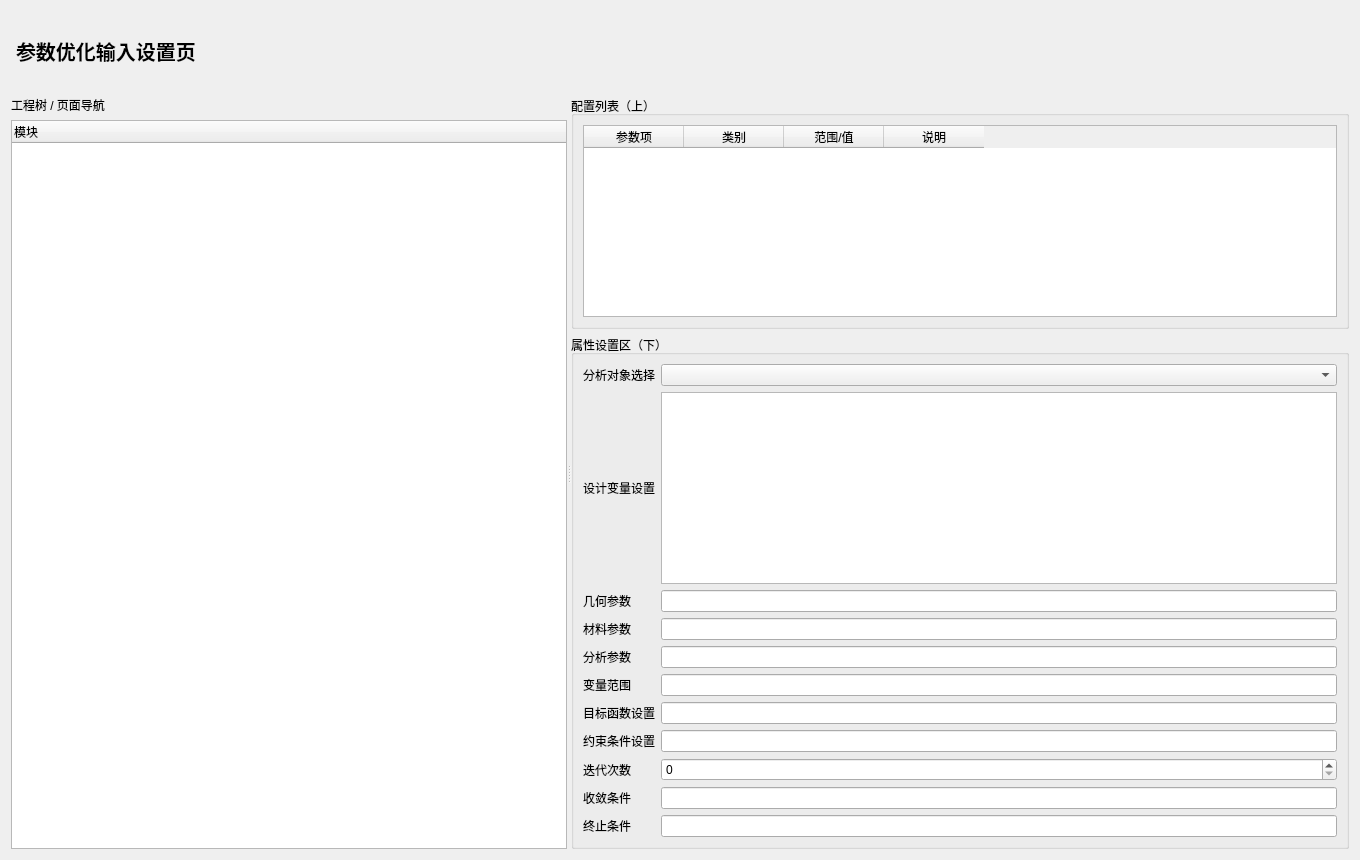
<?xml version="1.0" encoding="UTF-8"?>
<ui version="4.0">
 <class>ParameterOptimizationInputPage</class>
 <widget class="QWidget" name="ParameterOptimizationInputPage">
  <property name="geometry"><rect><x>0</x><y>0</y><width>1360</width><height>860</height></rect></property>
  <layout class="QVBoxLayout" name="rootLayout">
   <item><widget class="QLabel" name="titleLabel"><property name="styleSheet"><string notr="true">font-size:20px;font-weight:700;padding:6px 0;</string></property><property name="text"><string>参数优化输入设置页</string></property></widget></item>
   <item>
    <widget class="QSplitter" name="mainSplitter">
     <property name="orientation"><enum>Qt::Horizontal</enum></property>
     <widget class="QWidget" name="leftPanel">
      <layout class="QVBoxLayout" name="leftLayout">
       <item><widget class="QLabel" name="navTitle"><property name="text"><string>工程树 / 页面导航</string></property></widget></item>
       <item><widget class="QTreeWidget" name="navTree"><column><property name="text"><string>模块</string></property></column></widget></item>
      </layout>
     </widget>
     <widget class="QWidget" name="rightPanel">
      <layout class="QVBoxLayout" name="rightLayout">
       <item>
        <widget class="QGroupBox" name="listGroup"><property name="title"><string>配置列表（上）</string></property>
         <layout class="QVBoxLayout" name="listLayout">
          <item><widget class="QTableWidget" name="configTable">              <column><property name="text"><string>参数项</string></property></column>
              <column><property name="text"><string>类别</string></property></column>
              <column><property name="text"><string>范围/值</string></property></column>
              <column><property name="text"><string>说明</string></property></column>
            </widget></item>
         </layout>
        </widget>
       </item>
       <item>
        <widget class="QGroupBox" name="propertyGroup"><property name="title"><string>属性设置区（下）</string></property>
         <layout class="QGridLayout" name="propertyLayout">
            <item row="0" column="0"><widget class="QLabel" name="f1Label"><property name="text"><string>分析对象选择</string></property></widget></item>
            <item row="0" column="1"><widget class="QComboBox" name="f1Combo1"/></item>
            <item row="1" column="0"><widget class="QLabel" name="f2Label"><property name="text"><string>设计变量设置</string></property></widget></item>
            <item row="1" column="1"><widget class="QPlainTextEdit" name="f2Text2"><property name="maximumHeight"><number>70</number></property></widget></item>
            <item row="2" column="0"><widget class="QLabel" name="f3Label"><property name="text"><string>几何参数</string></property></widget></item>
            <item row="2" column="1"><widget class="QLineEdit" name="f3Line3"/></item>
            <item row="3" column="0"><widget class="QLabel" name="f4Label"><property name="text"><string>材料参数</string></property></widget></item>
            <item row="3" column="1"><widget class="QLineEdit" name="f4Line4"/></item>
            <item row="4" column="0"><widget class="QLabel" name="f5Label"><property name="text"><string>分析参数</string></property></widget></item>
            <item row="4" column="1"><widget class="QLineEdit" name="f5Line5"/></item>
            <item row="5" column="0"><widget class="QLabel" name="f6Label"><property name="text"><string>变量范围</string></property></widget></item>
            <item row="5" column="1"><widget class="QLineEdit" name="f6Line6"/></item>
            <item row="6" column="0"><widget class="QLabel" name="f7Label"><property name="text"><string>目标函数设置</string></property></widget></item>
            <item row="6" column="1"><widget class="QLineEdit" name="f7Line7"/></item>
            <item row="7" column="0"><widget class="QLabel" name="f8Label"><property name="text"><string>约束条件设置</string></property></widget></item>
            <item row="7" column="1"><widget class="QLineEdit" name="f8Line8"/></item>
            <item row="8" column="0"><widget class="QLabel" name="f9Label"><property name="text"><string>迭代次数</string></property></widget></item>
            <item row="8" column="1"><widget class="QSpinBox" name="f9Spin9"><property name="maximum"><number>1000000</number></property></widget></item>
            <item row="9" column="0"><widget class="QLabel" name="f10Label"><property name="text"><string>收敛条件</string></property></widget></item>
            <item row="9" column="1"><widget class="QLineEdit" name="f10Line10"/></item>
            <item row="10" column="0"><widget class="QLabel" name="f11Label"><property name="text"><string>终止条件</string></property></widget></item>
            <item row="10" column="1"><widget class="QLineEdit" name="f11Line11"/></item>
         </layout>
        </widget>
       </item>
      </layout>
     </widget>
    </widget>
   </item>
  </layout>
 </widget>
 <resources/>
 <connections/>
</ui>
